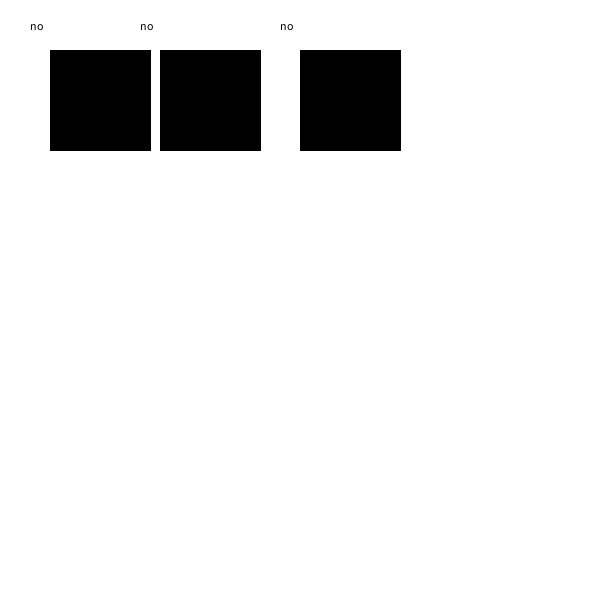
Frame 1 (no input)
Frame 60 (the mouse pressed at the canvas centre just before this capture): identical to frame 1, image omitted
Frame 120 (the mouse held since frame 60 and released just before this capture): identical to frame 1, image omitted

The Processing sketch that drew this single still picture (run headless with seeded random() and noise(); from frame 60 on, the mouse is pressed at the canvas centre):

// Processing sketch: oop1
// ── oop1.pde
Button btn1=new Button(50,50,100,100);
Button btn2=new Button(160,50,100,100);
Button btn3=new Button(300,50,100,100);
void setup() {
  size(600, 600);
}

void draw() {
  background(255);
  btn1.display();
  btn2.display();
  btn3.display();
}

void mousePressed(){
  btn1.clickButton();
  btn2.clickButton();
  btn3.clickButton();

}
// ── Button.pde
//Class name
class Button {
  //Class Variables
  int x, y, w, h;
  boolean button;
  //Class Constructor
  Button(int tempX, int tempY, int tempW, int tempH) {
    x=tempX;
    y=tempY;
    w=tempW;
    h=tempH;
    button=false;
  }


  //Class Attributes
  void display() {
    if (mouseX>x&&mouseX<x+w&&mouseY>y&&mouseY<y+h) {
      fill(255, 0, 0);
    } else {
      fill(0);
    }
    rect(x, y, w, h);
    if (button) {
      fill(0);
      text("yes", x-20, y-20);
    } else {
      fill(0);
      text("no", x-20, y-20);
    }
  }

  //Class Behavior
  void clickButton() {
    if (mouseX>x&&mouseX<x+w&&mouseY>y&&mouseY<y+h) {
      button = !button;
    }
  }
}
